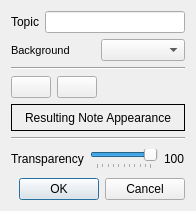
<?xml version="1.0" encoding="UTF-8"?>
<ui version="4.0">
 <class>EditTopicAttrDlg</class>
 <widget class="QDialog" name="EditTopicAttrDlg">
  <property name="geometry">
   <rect>
    <x>0</x>
    <y>0</y>
    <width>196</width>
    <height>211</height>
   </rect>
  </property>
  <property name="windowTitle">
   <string>Edit Topic</string>
  </property>
  <layout class="QVBoxLayout" name="verticalLayout">
   <item>
    <layout class="QHBoxLayout" name="horizontalLayout_4">
     <item>
      <widget class="QLabel" name="label">
       <property name="text">
        <string>Topic</string>
       </property>
      </widget>
     </item>
     <item>
      <widget class="QLineEdit" name="topicEdit"/>
     </item>
    </layout>
   </item>
   <item>
    <layout class="QHBoxLayout" name="horizontalLayout_2">
     <item>
      <widget class="QLabel" name="label_2">
       <property name="font">
        <font>
         <pointsize>8</pointsize>
        </font>
       </property>
       <property name="text">
        <string>Background</string>
       </property>
      </widget>
     </item>
     <item>
      <widget class="QComboBox" name="typeCombo"/>
     </item>
    </layout>
   </item>
   <item>
    <widget class="Line" name="line">
     <property name="orientation">
      <enum>Qt::Orientation::Horizontal</enum>
     </property>
    </widget>
   </item>
   <item>
    <layout class="QHBoxLayout" name="horizontalLayout_3">
     <item>
      <widget class="ColorButton" name="textColorButton">
       <property name="text">
        <string/>
       </property>
       <property name="icon">
        <iconset resource="postnote.qrc">
         <normaloff>:/PostNote/Resources/Text Foreground.png</normaloff>:/PostNote/Resources/Text Foreground.png</iconset>
       </property>
      </widget>
     </item>
     <item>
      <widget class="ColorButton" name="bgColorButton">
       <property name="text">
        <string/>
       </property>
       <property name="icon">
        <iconset resource="postnote.qrc">
         <normaloff>:/PostNote/Resources/Text Background.png</normaloff>:/PostNote/Resources/Text Background.png</iconset>
       </property>
      </widget>
     </item>
     <item>
      <spacer name="horizontalSpacer_2">
       <property name="orientation">
        <enum>Qt::Orientation::Horizontal</enum>
       </property>
       <property name="sizeHint" stdset="0">
        <size>
         <width>40</width>
         <height>20</height>
        </size>
       </property>
      </spacer>
     </item>
    </layout>
   </item>
   <item>
    <widget class="QLabel" name="sampleLabel">
     <property name="frameShape">
      <enum>QFrame::Shape::Box</enum>
     </property>
     <property name="text">
      <string>Resulting Note Appearance</string>
     </property>
     <property name="alignment">
      <set>Qt::AlignmentFlag::AlignCenter</set>
     </property>
    </widget>
   </item>
   <item>
    <widget class="Line" name="line_2">
     <property name="orientation">
      <enum>Qt::Orientation::Horizontal</enum>
     </property>
    </widget>
   </item>
   <item>
    <layout class="QHBoxLayout" name="horizontalLayout">
     <item>
      <widget class="QLabel" name="label_3">
       <property name="text">
        <string>Transparency</string>
       </property>
      </widget>
     </item>
     <item>
      <widget class="QSlider" name="transparencySlider">
       <property name="minimum">
        <number>1</number>
       </property>
       <property name="maximum">
        <number>100</number>
       </property>
       <property name="value">
        <number>100</number>
       </property>
       <property name="orientation">
        <enum>Qt::Orientation::Horizontal</enum>
       </property>
       <property name="tickPosition">
        <enum>QSlider::TickPosition::TicksBelow</enum>
       </property>
       <property name="tickInterval">
        <number>10</number>
       </property>
      </widget>
     </item>
     <item>
      <widget class="QLabel" name="transparencyValueLabel">
       <property name="text">
        <string>100</string>
       </property>
      </widget>
     </item>
    </layout>
   </item>
   <item>
    <widget class="QDialogButtonBox" name="buttonBox">
     <property name="standardButtons">
      <set>QDialogButtonBox::StandardButton::Cancel|QDialogButtonBox::StandardButton::Ok</set>
     </property>
    </widget>
   </item>
  </layout>
 </widget>
 <layoutdefault spacing="6" margin="11"/>
 <customwidgets>
  <customwidget>
   <class>ColorButton</class>
   <extends>QPushButton</extends>
   <header>color_button</header>
  </customwidget>
 </customwidgets>
 <resources>
  <include location="postnote.qrc"/>
 </resources>
 <connections>
  <connection>
   <sender>buttonBox</sender>
   <signal>accepted()</signal>
   <receiver>EditTopicAttrDlg</receiver>
   <slot>accept()</slot>
   <hints>
    <hint type="sourcelabel">
     <x>128</x>
     <y>142</y>
    </hint>
    <hint type="destinationlabel">
     <x>128</x>
     <y>81</y>
    </hint>
   </hints>
  </connection>
  <connection>
   <sender>buttonBox</sender>
   <signal>rejected()</signal>
   <receiver>EditTopicAttrDlg</receiver>
   <slot>reject()</slot>
   <hints>
    <hint type="sourcelabel">
     <x>128</x>
     <y>142</y>
    </hint>
    <hint type="destinationlabel">
     <x>128</x>
     <y>81</y>
    </hint>
   </hints>
  </connection>
 </connections>
</ui>
